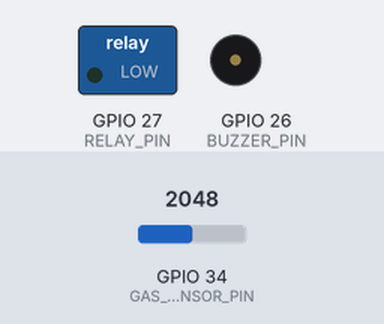
The sketch below on a simulated ESP32. Parts: switched loads named in the sketch (green lamp = pin HIGH), buzzer (waves = sounding, pin HIGH). Inputs (shaded band) come from the test bench; at power-on: GPIO 34 (GAS_SENSOR_PIN) = 2048. WiFi joins after 1.5 s; servers stay silent unless stated; web services answer with replies made up by the test bench; what the sketch prints to the serial monitor is not drawn.

Above: at 0.1 s.
At 1.6 s:
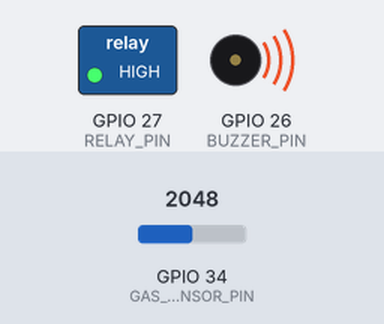
Timing chart, 0 to 3.1 s (numbered marks = the images above):
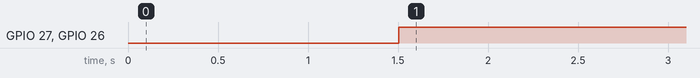

Measured:
- by itself, GPIO 27 (RELAY_PIN), GPIO 26 (BUZZER_PIN): LOW → HIGH at 1.5 s

The sketch:

code_gasdapur.ino
```cpp
#include <WiFi.h>
#include <HTTPClient.h>


// WiFi credentials
const char* ssid = "Sally ridwan";
const char* password = "sallycoyyy";

// Telegram bot credentials
const String BOT_TOKEN = "7782656761:AAE5WhRP3gyGVD222NDknfh7gxdDZ3jtV4c";
const String CHAT_ID = "1985437419";

// Pin konfigurasi
const int GAS_SENSOR_PIN = 34;
const int RELAY_PIN = 27;
const int BUZZER_PIN = 26;

// Ambang batas gas
const int gasThreshold = 2011;

// Waktu interval kirim ulang peringatan (ms)
const unsigned long alertCooldown = 60000;
unsigned long lastAlertTime = 0;

bool alreadySent = false;

void setup() {
  Serial.begin(115200);

  pinMode(RELAY_PIN, OUTPUT);
  pinMode(BUZZER_PIN, OUTPUT);
  digitalWrite(RELAY_PIN, LOW);
  digitalWrite(BUZZER_PIN, LOW);

  connectToWiFi();
}

void loop() {
  // Cek koneksi WiFi dan reconnect jika terputus
  if (WiFi.status() != WL_CONNECTED) {
    connectToWiFi();
  }

  int gasValue = analogRead(GAS_SENSOR_PIN);
  Serial.print("Gas value: ");
  Serial.println(gasValue);

  if (gasValue > gasThreshold) {
    digitalWrite(RELAY_PIN, HIGH);
    digitalWrite(BUZZER_PIN, HIGH);

    if (!alreadySent || (millis() - lastAlertTime > alertCooldown)) {
      sendTelegramAlert("⚠️ *PERINGATAN!* Kebocoran gas terdeteksi di dapur! Kipas dan alarm telah diaktifkan.");
      alreadySent = true;
      lastAlertTime = millis();
    }
  } else {
    digitalWrite(RELAY_PIN, LOW);
    digitalWrite(BUZZER_PIN, LOW);
    alreadySent = false;
  }

  delay(1000); // Pengambilan data tiap 1 detik
}

void connectToWiFi() {
  Serial.print("Menghubungkan ke WiFi: ");
  Serial.println(ssid);
  WiFi.begin(ssid, password);

  int attempt = 0;
  while (WiFi.status() != WL_CONNECTED && attempt < 20) {
    delay(500);
    Serial.print(".");
    attempt++;
  }

  if (WiFi.status() == WL_CONNECTED) {
    Serial.println("\nTerhubung ke WiFi!");
  } else {
    Serial.println("\nGagal terhubung ke WiFi.");
  }
}

void sendTelegramAlert(String message) {
  if (WiFi.status() == WL_CONNECTED) {
    HTTPClient http;

    // URL Encode jika teks mengandung karakter khusus
    message.replace(" ", "%20");
    message.replace("!", "%21");
    message.replace("*", "%2A");

    String url = "https://api.telegram.org/bot" + BOT_TOKEN + "/sendMessage?chat_id=" + CHAT_ID + "&text=" + message + "&parse_mode=Markdown";

    http.begin(url);
    int httpResponseCode = http.GET();
    if (httpResponseCode > 0) {
      Serial.println("Peringatan terkirim ke Telegram");
    } else {
      Serial.print("Gagal mengirim peringatan, kode: ");
      Serial.println(httpResponseCode);
    }
    http.end();
  } else {
    Serial.println("Tidak terhubung ke WiFi. Gagal mengirim peringatan.");
  }
}
```
